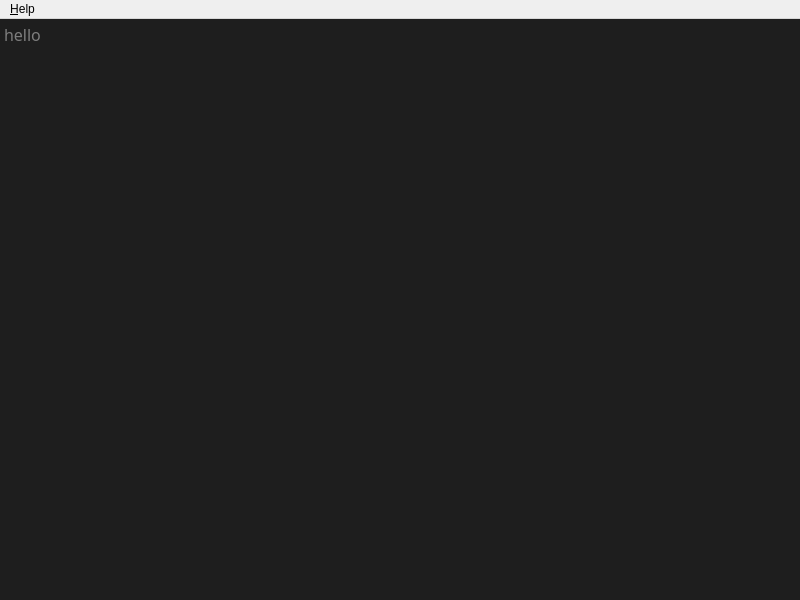
<?xml version="1.0" encoding="UTF-8"?>
<ui version="4.0">
 <class>MainWindow</class>
 <widget class="QMainWindow" name="MainWindow">
  <property name="geometry">
   <rect>
    <x>0</x>
    <y>0</y>
    <width>800</width>
    <height>600</height>
   </rect>
  </property>
  <property name="windowTitle">
   <string/>
  </property>
  <property name="windowIcon">
   <iconset resource="resources.qrc">
    <normaloff>:/terminal-icon.svg</normaloff>:/terminal-icon.svg</iconset>
  </property>
  <widget class="QWidget" name="centralwidget">
   <layout class="QGridLayout" name="gridLayout">
    <property name="leftMargin">
     <number>0</number>
    </property>
    <property name="topMargin">
     <number>0</number>
    </property>
    <property name="rightMargin">
     <number>0</number>
    </property>
    <property name="bottomMargin">
     <number>0</number>
    </property>
    <item row="0" column="0">
     <widget class="TerminalWidget" name="terminalBox">
      <property name="font">
       <font>
        <family>JetBrains Mono</family>
        <pointsize>12</pointsize>
       </font>
      </property>
      <property name="styleSheet">
       <string notr="true">QPlainTextEdit {
      border-radius: 0px;
      background-color: #1e1e1e;
      color: #dcdcdc;
  }</string>
      </property>
      <property name="backgroundVisible">
       <bool>false</bool>
      </property>
      <property name="placeholderText">
       <string>hello</string>
      </property>
     </widget>
    </item>
   </layout>
  </widget>
  <widget class="QMenuBar" name="menubar">
   <property name="geometry">
    <rect>
     <x>0</x>
     <y>0</y>
     <width>800</width>
     <height>21</height>
    </rect>
   </property>
   <widget class="QMenu" name="menu_Help">
    <property name="title">
     <string>&amp;Help</string>
    </property>
    <addaction name="action_About"/>
   </widget>
   <addaction name="menu_Help"/>
  </widget>
  <action name="action_About">
   <property name="text">
    <string>&amp;About</string>
   </property>
  </action>
 </widget>
 <customwidgets>
  <customwidget>
   <class>TerminalWidget</class>
   <extends>QPlainTextEdit</extends>
   <header>terminalwidget.h</header>
  </customwidget>
 </customwidgets>
 <resources>
  <include location="resources.qrc"/>
 </resources>
 <connections/>
</ui>
